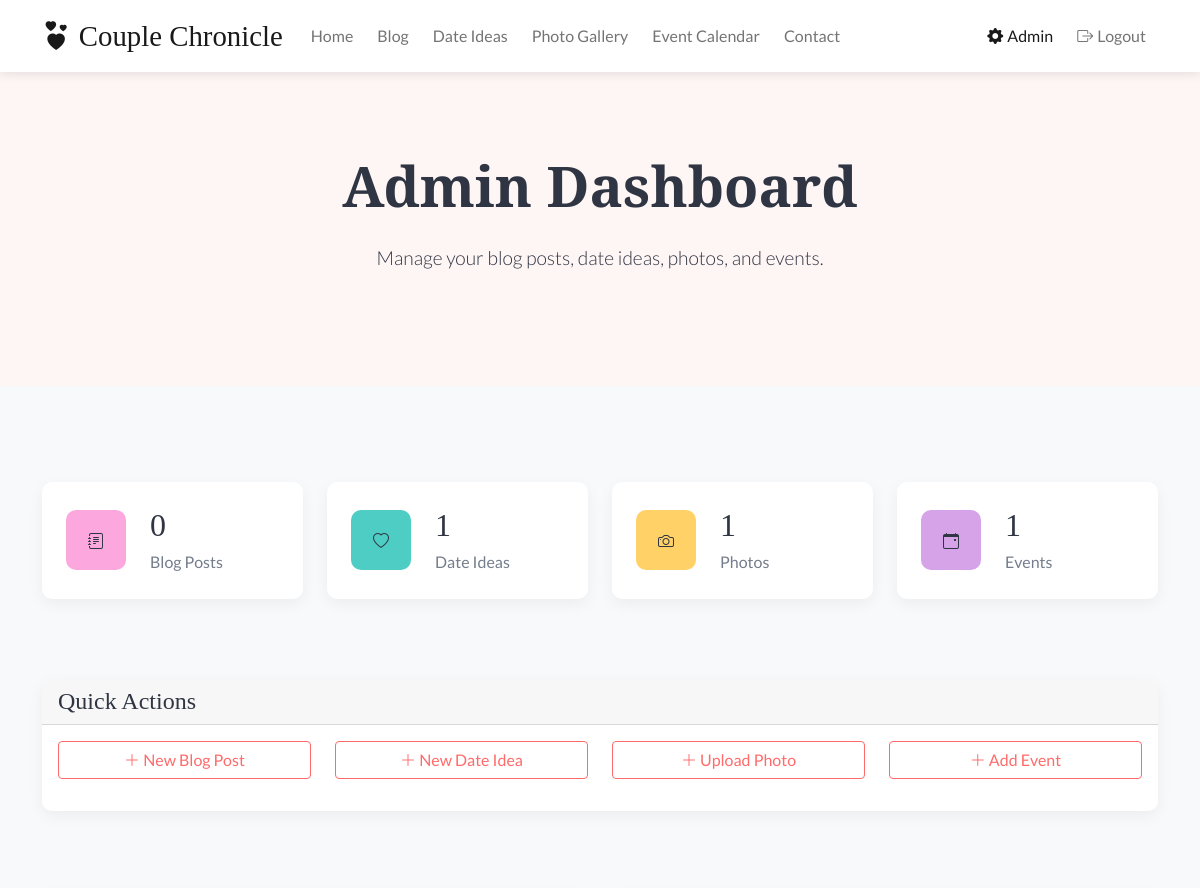
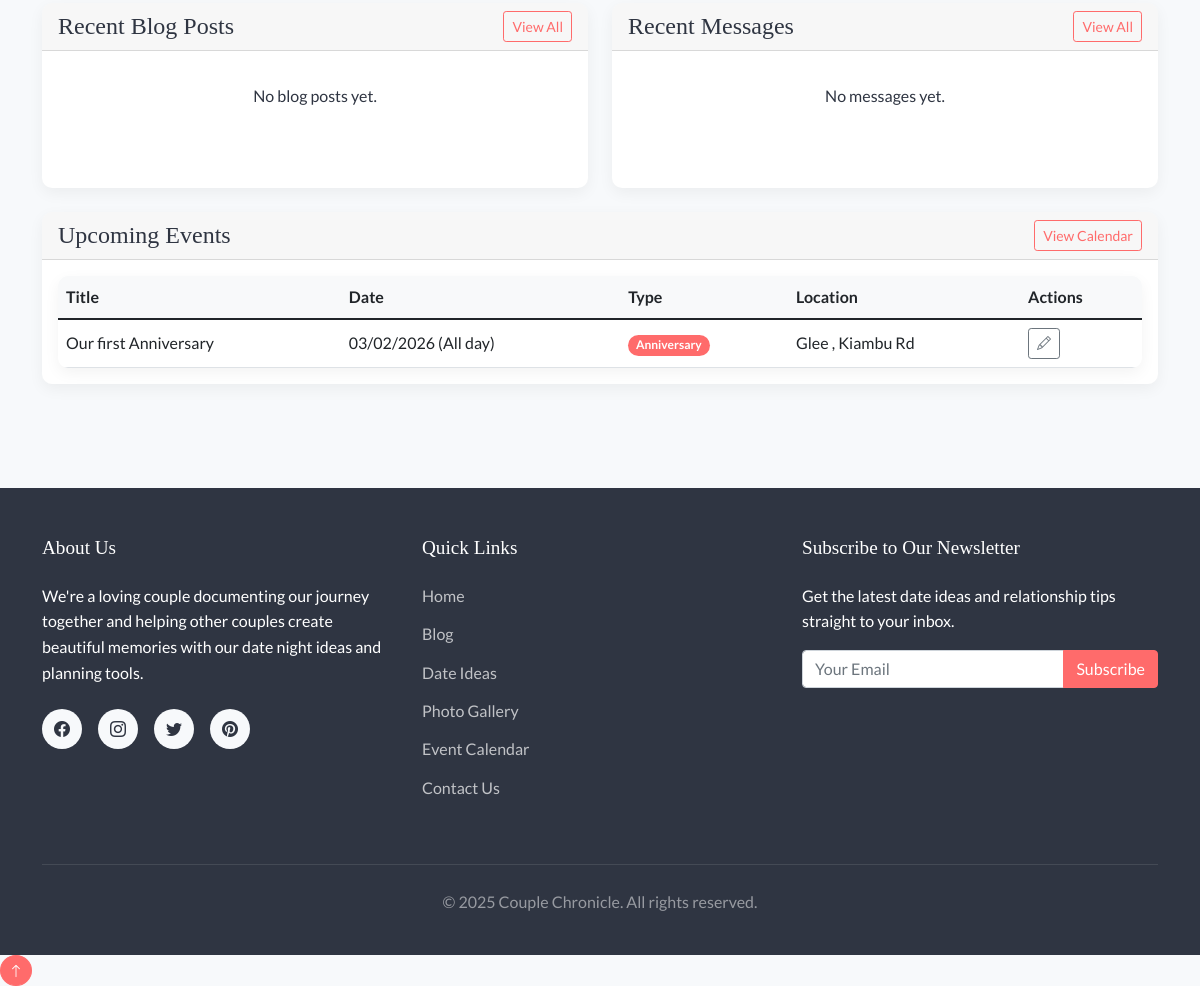
The app's page /admin/dashboard (signed in) with its own data (2 pictures, top to bottom).
### models.py (models this page shows, shortened)
class Event(db.Model):
    id = db.Column(db.Integer, primary_key=True)
    title = db.Column(db.String(120), nullable=False)
    description = db.Column(db.Text)
    start_date = db.Column(db.DateTime, nullable=False)
    end_date = db.Column(db.DateTime)
    all_day = db.Column(db.Boolean, default=False)
    location = db.Column(db.String(120))
    event_type = db.Column(db.String(50))  # e.g., "Anniversary", "Date", "Birthday", etc.
    created_at = db.Column(db.DateTime, default=datetime.utcnow)
    user_id = db.Column(db.Integer, db.ForeignKey('user.id'), nullable=False)

### routes/admin.py (the view)
@admin_bp.route('/dashboard')
@login_required
def dashboard():
    if not current_user.is_admin:
        flash('Access denied. Admin privileges required.', 'danger')
        return redirect(url_for('home.index'))
    blog_count = BlogPost.query.count()
    date_idea_count = DateIdea.query.count()
    photo_count = Photo.query.count()
    event_count = Event.query.count()
    message_count = ContactMessage.query.count()
    recent_posts = BlogPost.query.order_by(BlogPost.created_at.desc()).limit(5).all()
    recent_messages = ContactMessage.query.order_by(ContactMessage.created_at.desc()).limit(5).all()
    upcoming_events = Event.query.filter(Event.start_date >= db.func.current_timestamp()).order_by(Event.start_date).limit(5).all()
    return render_template(
        'admin/dashboard.html',
        blog_count=blog_count,
        date_idea_count=date_idea_count,
        photo_count=photo_count,
        event_count=event_count,
        message_count=message_count,
        recent_posts=recent_posts,
        recent_messages=recent_messages,
        upcoming_events=upcoming_events
    )

### templates/admin/dashboard.html (shortened to what this page needs)
{% extends 'base.html' %}
{% block content %}
<section class="hero text-center">
    <div class="container">
        <h1 class="display-4 fw-bold">Admin Dashboard</h1>
        <p class="lead">Manage your blog posts, date ideas, photos, and events.</p>
    </div>
</section>
<section class="container py-5">
    <div class="row mb-5">
        <div class="col-md-3">
            <div class="stat-card">
                <div class="stat-icon bg-pink">
                    <i class="bi bi-journal-text"></i>
                </div>
                <div class="stat-info">
                    <h4>{{ blog_count }}</h4>
                    <p>Blog Posts</p>
                </div>
            </div>
        </div>
        <div class="col-md-3">
            <div class="stat-card">
                <div class="stat-icon bg-blue">
                    <i class="bi bi-heart"></i>
                </div>
                <div class="stat-info">
                    <h4>{{ date_idea_count }}</h4>
                    <p>Date Ideas</p>
                </div>
            </div>
        </div>
        <div class="col-md-3">
            <div class="stat-card">
                <div class="stat-icon bg-yellow">
                    <i class="bi bi-camera"></i>
                </div>
                <div class="stat-info">
                    <h4>{{ photo_count }}</h4>
                    <p>Photos</p>
                </div>
            </div>
        </div>
        <div class="col-md-3">
            <div class="stat-card">
                <div class="stat-icon bg-purple">
                    <i class="bi bi-calendar-event"></i>
                </div>
                <div class="stat-info">
                    <h4>{{ event_count }}</h4>
                    <p>Events</p>
                </div>
            </div>
        </div>
    </div>
    <div class="row mb-5">
        <div class="col-12">
            <div class="card">
                <div class="card-header">
                    <h4 class="mb-0">Quick Actions</h4>
                </div>
                <div class="card-body">
                    <div class="row">
                        <div class="col-md-3 mb-3">
                            <a href="{{ url_for('blog.create') }}" class="btn btn-outline-primary d-block">
                                <i class="bi bi-plus-lg"></i> New Blog Post
                            </a>
                        </div>
                        <div class="col-md-3 mb-3">
                            <a href="{{ url_for('date_planner.create') }}" class="btn btn-outline-primary d-block">
                                <i class="bi bi-plus-lg"></i> New Date Idea
                            </a>
                        </div>
                        <div class="col-md-3 mb-3">
                            <a href="{{ url_for('gallery.upload') }}" class="btn btn-outline-primary d-block">
                                <i class="bi bi-plus-lg"></i> Upload Photo
                            </a>
                        </div>
                        <div class="col-md-3 mb-3">
                            <a href="{{ url_for('calendar.create') }}" class="btn btn-outline-primary d-block">
                                <i class="bi bi-plus-lg"></i> Add Event
                            </a>
                        </div>
                    </div>
                </div>
            </div>
        </div>
    </div>
    <div class="row">
        <div class="col-md-6 mb-4">
            <div class="card h-100">
                <div class="card-header d-flex justify-content-between align-items-center">
                    <h4 class="mb-0">Recent Blog Posts</h4>
                    <a href="{{ url_for('blog.index') }}" class="btn btn-sm btn-outline-primary">View All</a>
                </div>
                <div class="card-body">
                    {% if recent_posts %}
                        <div class="table-responsive admin-table">
                            <table class="table">
                                <thead>
                                    <tr>
                                        <th>Title</th>
                                        <th>Date</th>
                                        <th>Actions</th>
                                    </tr>
                                </thead>
                                <tbody>
                                    {% for post in recent_posts %}
                                        <tr>
                                            <td>{{ post.title }}</td>
                                            <td>{{ post.created_at.strftime('%m/%d/%Y') }}</td>
                                            <td>
                                                <a href="{{ url_for('blog.post', slug=post.slug) }}" class="btn btn-sm btn-outline-primary">
                                                    <i class="bi bi-eye"></i>
                                                </a>
                                                <a href="{{ url_for('blog.edit', slug=post.slug) }}" class="btn btn-sm btn-outline-secondary">
                                                    <i class="bi bi-pencil"></i>
                                                </a>
                                            </td>
                                        </tr>
                                    {% endfor %}
                                </tbody>
                            </table>
                        </div>
                    {% else %}
                        <p class="text-center py-3">No blog posts yet.</p>
                    {% endif %}
                </div>
            </div>
        </div>
        <div class="col-md-6 mb-4">
            <div class="card h-100">
                <div class="card-header d-flex justify-content-between align-items-center">
                    <h4 class="mb-0">Recent Messages</h4>
                    <a href="{{ url_for('contact.messages') }}" class="btn btn-sm btn-outline-primary">View All</a>
                </div>
                <div class="card-body">
                    {% if recent_messages %}
                        <div class="table-responsive admin-table">
                            <table class="table">
                                <thead>
                                    <tr>
                                        <th>Name</th>
                                        <th>Subject</th>
                                        <th>Date</th>
                                        <th>Actions</th>
                                    </tr>
                                </thead>
                                <tbody>
                                    {% for message in recent_messages %}
                                        <tr>
                                            <td>{{ message.name }}</td>
                                            <td>{{ message.subject }}</td>
                                            <td>{{ message.created_at.strftime('%m/%d/%Y') }}</td>
                                            <td>
                                                <button type="button" class="btn btn-sm btn-outline-primary" data-bs-toggle="modal" data-bs-target="#messageModal{{ message.id }}">
                                                    <i class="bi bi-eye"></i>
                                                </button>
                                            </td>
                                        </tr>
                                        <div class="modal fade" id="messageModal{{ message.id }}" tabindex="-1" aria-labelledby="messageModalLabel{{ message.id }}" aria-hidden="true">
                                            <div class="modal-dialog">
                                                <div class="modal-content">
                                                    <div class="modal-header">
                                                        <h5 class="modal-title" id="messageModalLabel{{ message.id }}">{{ message.subject }}</h5>
                                                        <button type="button" class="btn-close" data-bs-dismiss="modal" aria-label="Close"></button>
                                                    </div>
                                                    <div class="modal-body">
                                                        <p><strong>From:</strong> {{ message.name }} ({{ message.email }})</p>
                                                        <p><strong>Date:</strong> {{ message.created_at.strftime('%B %d, %Y at %I:%M %p') }}</p>
                                                        <hr>
                                                        <p>{{ message.message }}</p>
                                                    </div>
                                                    <div class="modal-footer">
                                                        <button type="button" class="btn btn-secondary" data-bs-dismiss="modal">Close</button>
                                                        <a href="mailto:{{ message.email }}" class="btn btn-primary">Reply via Email</a>
                                                        <form action="{{ url_for('contact.delete_message', id=message.id) }}" method="post" class="d-inline">
                                                            <button type="submit" class="btn btn-danger" onclick="return confirm('Are you sure you want to delete this message?')">Delete</button>
                                                        </form>
                                                    </div>
                                                </div>
                                            </div>
                                        </div>
                                    {% endfor %}
                                </tbody>
                            </table>
                        </div>
                    {% else %}
                        <p class="text-center py-3">No messages yet.</p>
                    {% endif %}
                </div>
            </div>
        </div>
        <div class="col-md-12 mb-4">
            <div class="card">
                <div class="card-header d-flex justify-content-between align-items-center">
                    <h4 class="mb-0">Upcoming Events</h4>
                    <a href="{{ url_for('calendar.index') }}" class="btn btn-sm btn-outline-primary">View Calendar</a>
                </div>
                <div class="card-body">
                    {% if upcoming_events %}
                        <div class="table-responsive admin-table">
                            <table class="table">
                                <thead>
                                    <tr>
                                        <th>Title</th>
                                        <th>Date</th>
                                        <th>Type</th>
                                        <th>Location</th>
                                        <th>Actions</th>
                                    </tr>
                                </thead>
                                <tbody>
                                    {% for event in upcoming_events %}
                                        <tr>
                                            <td>{{ event.title }}</td>
                                            <td>
                                                {% if event.all_day %}
                                                    {{ event.start_date.strftime('%m/%d/%Y') }} (All day)
                                                {% else %}
                                                    {{ event.start_date.strftime('%m/%d/%Y %I:%M %p') }}
                                                {% endif %}
                                            </td>
                                            <td>
                                                <span class="badge rounded-pill" style="background-color:
                                                    {% if event.event_type == 'anniversary' %}#FF6B6B
                                                    {% elif event.event_type == 'date' %}#4ECDC4
                                                    {% elif event.event_type == 'birthday' %}#FFD166
                                                    {% elif event.event_type == 'special' %}#9370DB
                                                    {% else %}#6B7A8F{% endif %}">
                                                    {{ event.event_type|title }}
                                                </span>
                                            </td>
                                            <td>{{ event.location or 'N/A' }}</td>
                                            <td>
                                                <a href="{{ url_for('calendar.edit', id=event.id) }}" class="btn btn-sm btn-outline-secondary">
                                                    <i class="bi bi-pencil"></i>
                                                </a>
                                            </td>
                                        </tr>
                                    {% endfor %}
                                </tbody>
                            </table>
                        </div>
                    {% else %}
                        <p class="text-center py-3">No upcoming events.</p>
                    {% endif %}
                </div>
            </div>
        </div>
    </div>
</section>
{% endblock %}

### records on screen
Event: title "Our first Anniversary", start_date "03/02/2026", event_type "Anniversary", location "Glee , Kiambu Rd"

### other values on screen
{{ blog_count }} "0"
{{ date_idea_count }} "1"
{{ photo_count }} "1"
{{ event_count }} "1"
